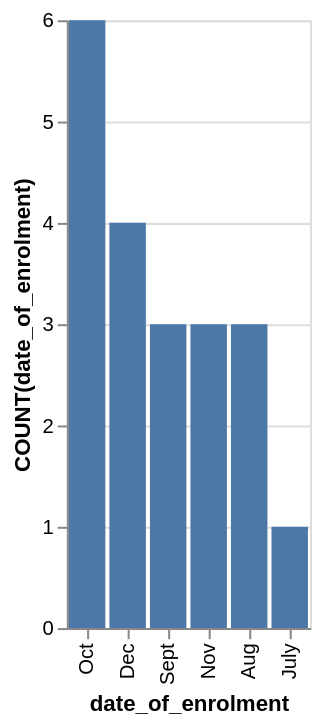

This figure's Vega-Lite source:
### Vega-Lite specification from a JSON file in a GitHub repository (floating-point values rounded to 4 significant figures)
{"data": {"values": [{"x_data": "Oct", "y_data": 6}, {"x_data": "Dec", "y_data": 4}, {"x_data": "Sept", "y_data": 3}, {"x_data": "Nov", "y_data": 3}, {"x_data": "Aug", "y_data": 3}, {"x_data": "July", "y_data": 1}]}, "mark": "bar", "encoding": {"x": {"field": "x_data", "type": "nominal", "title": "date_of_enrolment", "sort": {"op": "sum", "field": "y_data", "order": "descending"}}, "y": {"field": "y_data", "type": "quantitative", "title": "COUNT(date_of_enrolment)"}}}
